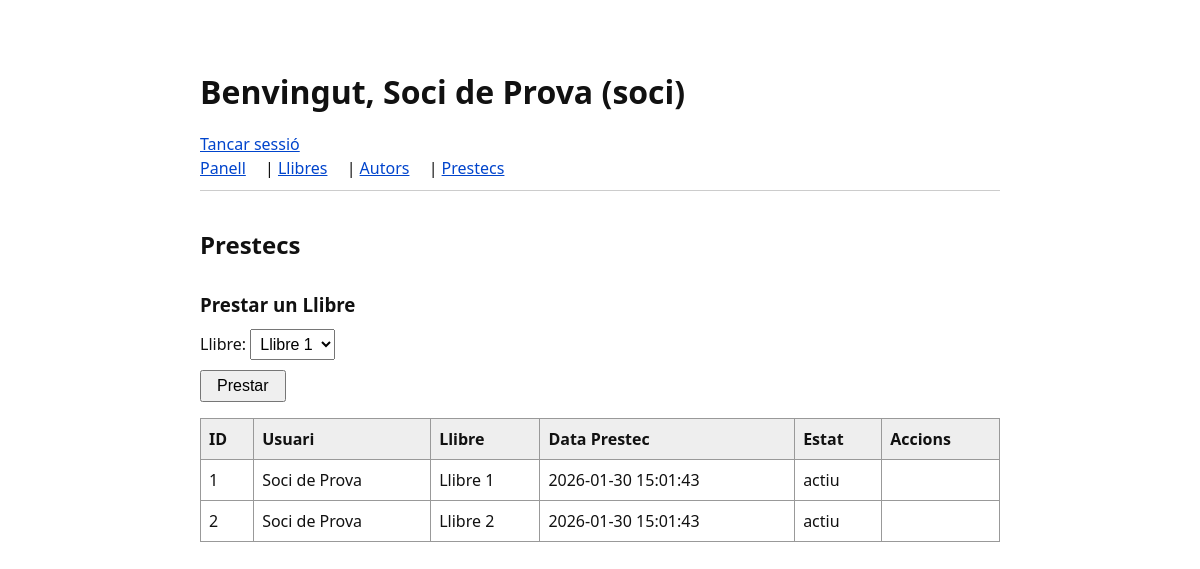
Page /Projecte_m_martinez_biblioteca_itic/prestecs.php (signed in) on the committed database.
### tables this page shows
CREATE TABLE prestecs (
    id INT AUTO_INCREMENT PRIMARY KEY,
    usuari_id INT NOT NULL,
    llibre_id INT NOT NULL,
    data_prestec DATETIME DEFAULT CURRENT_TIMESTAMP,
    data_retorn DATE,
    estat ENUM('actiu', 'retornat') DEFAULT 'actiu',
    FOREIGN KEY (usuari_id) REFERENCES usuaris(id) ON DELETE CASCADE,
    FOREIGN KEY (llibre_id) REFERENCES llibres(id) ON DELETE CASCADE
);

CREATE TABLE usuaris (
    id INT AUTO_INCREMENT PRIMARY KEY,
    nom VARCHAR(100) NOT NULL,
    email VARCHAR(100) UNIQUE NOT NULL,
    contrasenya VARCHAR(255) NOT NULL,
    rol ENUM('soci', 'bibliotecari') NOT NULL
);

CREATE TABLE llibres (
    id INT AUTO_INCREMENT PRIMARY KEY,
    titol VARCHAR(200) NOT NULL,
    autor_id INT NOT NULL,
    descripcio TEXT,
    data_publicacio DATE,
    estat ENUM('disponible', 'prestat') DEFAULT 'disponible',
    preu DECIMAL(5,2),
    FOREIGN KEY (autor_id) REFERENCES autors(id) ON DELETE CASCADE
);

### Projecte_m_martinez_biblioteca_itic/prestecs.php (the view, shortened to what this page needs)
<?php
include 'header.php';
include 'connexio_bd.php';
$es_bibliotecari = ($_SESSION['usuari_rol'] == 'bibliotecari');
$usuari_id = $_SESSION['usuari_id'];
$on = $es_bibliotecari ? "" : "WHERE usuari_id=$usuari_id";
$query = "SELECT prestecs.*, usuaris.nom AS nom_usuari, llibres.titol AS titol_llibre FROM prestecs
          JOIN usuaris ON prestecs.usuari_id = usuaris.id
          JOIN llibres ON prestecs.llibre_id = llibres.id $on";
$result = mysqli_query($conn, $query);
echo "<h2>Prestecs</h2>";
if (!$es_bibliotecari) {
    echo "<h3>Prestar un Llibre</h3>";
    $query_llibres = "SELECT id, titol FROM llibres WHERE estat='disponible'";
    $result_llibres = mysqli_query($conn, $query_llibres);
    echo "<form method='POST'>
        <input type='hidden' name='accio' value='prestar'>
        Llibre: <select name='llibre_id'>";
    while ($llibre = mysqli_fetch_assoc($result_llibres)) {
        echo "<option value='{$llibre['id']}'>{$llibre['titol']}</option>";
    }
    echo "</select><br>
        <button>Prestar</button>
    </form>";
}
echo "<table border='1'><tr><th>ID</th><th>Usuari</th><th>Llibre</th><th>Data Prestec</th><th>Estat</th><th>Accions</th></tr>";
while ($fila = mysqli_fetch_assoc($result)) {
    echo "<tr><td>{$fila['id']}</td><td>{$fila['nom_usuari']}</td><td>{$fila['titol_llibre']}</td><td>{$fila['data_prestec']}</td><td>{$fila['estat']}</td>";
    if ($es_bibliotecari && $fila['estat'] == 'actiu') {
        echo "<td>
            <form method='POST'>
                <input type='hidden' name='accio' value='retornar'>
                <input type='hidden' name='id' value='{$fila['id']}'>
                <input type='hidden' name='llibre_id' value='{$fila['llibre_id']}'>
                <button>Retornar</button>
            </form>
        </td>";
    } else {
        echo "<td></td>";
    }
    echo "</tr>";
}
echo "</table>";
?>
</body>
</html>

### Projecte_m_martinez_biblioteca_itic/style.css (style rules this page uses)
body { font-family: system-ui, -apple-system, sans-serif; line-height: 1.5; color: #111; max-width: 800px; margin: 0 auto; padding: 20px; background-color: #fff; }
h1, h2, h3 { margin-top: 1.5em; margin-bottom: 0.5em; }
input, select, textarea { font-size: 1rem; padding: 5px; margin-bottom: 10px; }
button { font-size: 1rem; padding: 5px 15px; cursor: pointer; }
table { width: 100%; border-collapse: collapse; margin-top: 1em; }
th, td { border: 1px solid #999; padding: 8px; text-align: left; }
th { background-color: #eee; }

### rows in the picture
prestecs: id "1", usuari.nom "Soci de Prova", llibre.titol "Llibre 1", data_prestec "2026-01-30 15:01:43", estat "actiu"
prestecs: id "2", usuari.nom "Soci de Prova", llibre.titol "Llibre 2", data_prestec "2026-01-30 15:01:43", estat "actiu"

### other values in the picture
$_SESSION['usuari_nom'] "Soci de Prova"
$_SESSION['usuari_rol'] "soci"
form field llibre_id "Llibre 1"
